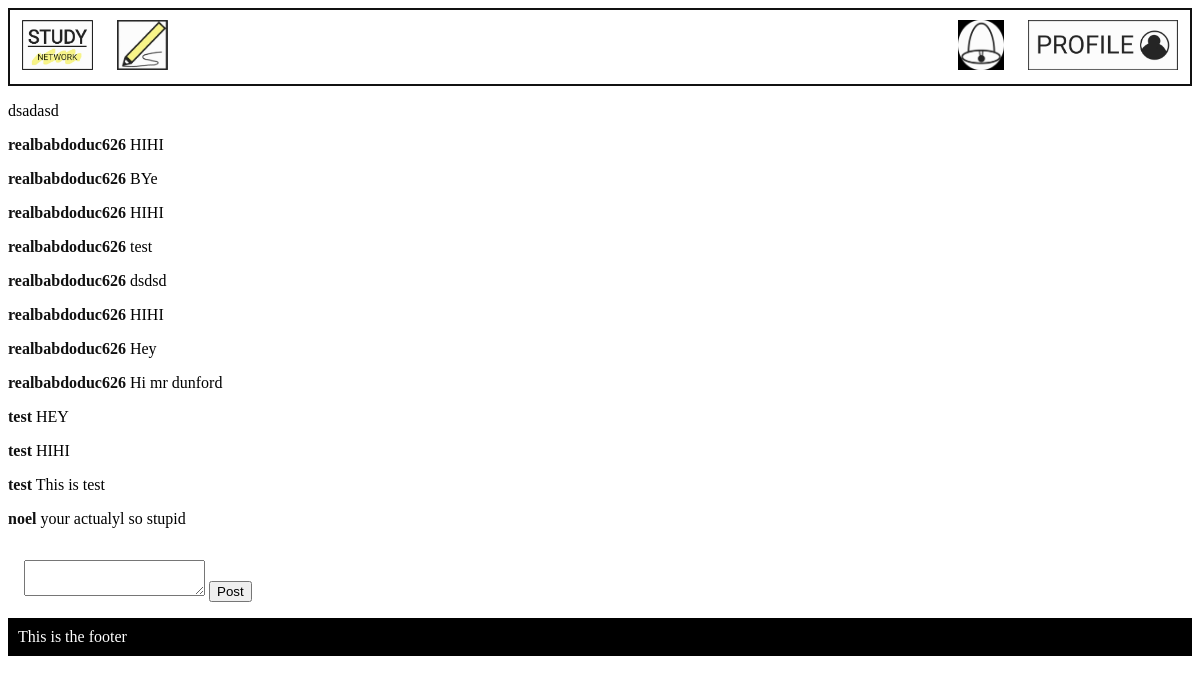
Screenshot of /comment/50 (signed in) with the database file from the repository.
### models.py (models this page shows)
class Post(db.Model):
    __tablename__ = 'Post'
    id = db.Column(db.Integer, primary_key=True)
    title = db.Column(db.Text)
    discussion = db.Column(db.Text)
    date = db.Column(db.Integer)
    comments = db.Column(db.Integer)
    user_id = db.Column(db.Integer, db.ForeignKey('User.id'))
    post_user = db.relationship('User', back_populates='user_post')
    replies_post = db.relationship('Reply', secondary=PostReply, back_populates='posts_reply')
    categories_post = db.relationship('Category', secondary=PostCategory, back_populates='posts_category')
    notifications_post = db.relationship('Notification', back_populates='posts_notification')
    posts = db.relationship('Comment', back_populates='user')

class Comment(db.Model):
    __tablename__ = 'Comment'
    id = db.Column(db.Integer, primary_key=True)
    Post_id = db.Column(db.Integer, db.ForeignKey('Post.id'), nullable = False)
    User_id = db.Column(db.Integer, db.ForeignKey('User.id'), nullable = False)
    comment = db.Column(db.Text, nullable = False)
    user = db.relationship('Post', back_populates='posts')
    post = db.relationship('User', back_populates='users')

class User(db.Model):
    __tablename__ = 'User'
    id = db.Column(db.Integer, primary_key=True)
    username = db.Column(db.Text)
    email = db.Column(db.Text)
    password = db.Column(db.Text)
    user_post = db.relationship('Post', back_populates='post_user')
    notifications_user = db.relationship('Notification', back_populates='users_notification')
    users = db.relationship('Comment', back_populates='post')

### main.py (the view, shortened to what this page needs)
@app.route('/comment/<int:id>', methods=['GET', 'POST'])
def comment(id):
    form = Comment()
    post_info = db.session.query(models.Post).filter_by(id = id).first()
    user_info = db.session.query(models.User).filter_by(id = session['logged_in_user']).first()
    comments = db.session.query(models.Comment).filter_by(Post_id = id).all()
    if g.logged_in_user == None:
        return redirect(url_for('user'))
    elif request.method == 'GET':# display all the comments in the post
        if comments == Null:
            return render_template('comment.html', form=form, post_info=post_info)
        else:
            return render_template('comment.html', form=form, comments=comments, post_info=post_info)

### forms.py
class Comment(FlaskForm):
    comment = TextAreaField('Write your comment or reply here', validators=[DataRequired()])

### main.py (called while the page is built)
@app.before_request
def before_request():
    g.logged_in_user = None
    if 'logged_in_user' in session:
        g.logged_in_user = session['logged_in_user']

### templates/comment.html (shortened to what this page needs)
{% extends 'layout.html' %}
{% block content %}
<p>{{ post_info.discussion }}</p>
{% for comment in comments %}
    <p><a class="name"href="/profile/{{comment.post.id}}"><strong>{{comment.post.username}}</strong></a> {{ comment.comment }}</p>
{% endfor %}
<form method="POST" enctype="multipart/form-data">
    {{ form.comment }}
    <input type="submit" value="Post">
</form>
{% endblock %}

### static/css/style.css (style rules this page uses)
a { text-decoration: none; color: #111; }
form { padding: 16px; }

### rows the page displays
Post: discussion "dsadasd"
Comment: post.username "realbabdoduc626", comment "HIHI"
Comment: post.username "realbabdoduc626", comment "BYe"
Comment: post.username "realbabdoduc626", comment "HIHI"
Comment: post.username "realbabdoduc626", comment "test"
Comment: post.username "realbabdoduc626", comment "dsdsd"
Comment: post.username "realbabdoduc626", comment "HIHI"
Comment: post.username "realbabdoduc626", comment "Hey"
Comment: post.username "realbabdoduc626", comment "Hi mr dunford"
Comment: post.username "test", comment "HEY"
Comment: post.username "test", comment "HIHI"
Comment: post.username "test", comment "This is test"
Comment: post.username "noel", comment "your actualyl so stupid"
